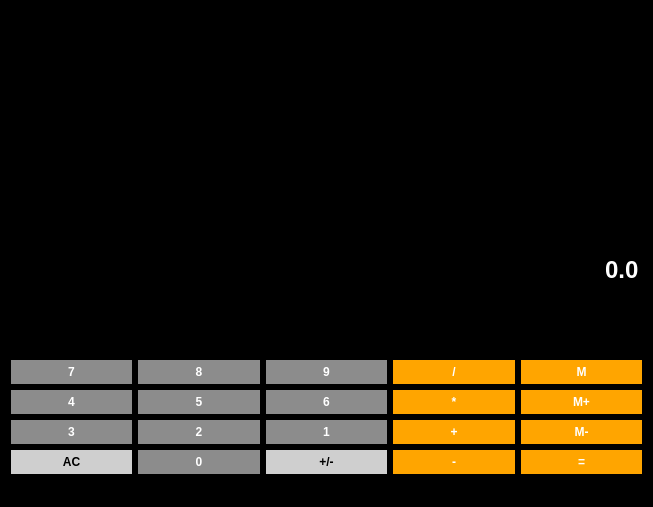
<?xml version="1.0" encoding="UTF-8"?>
<ui version="4.0">
 <class>Calculator</class>
 <widget class="QMainWindow" name="Calculator">
  <property name="geometry">
   <rect>
    <x>0</x>
    <y>0</y>
    <width>653</width>
    <height>507</height>
   </rect>
  </property>
  <property name="sizePolicy">
   <sizepolicy hsizetype="Preferred" vsizetype="Expanding">
    <horstretch>0</horstretch>
    <verstretch>0</verstretch>
   </sizepolicy>
  </property>
  <property name="windowTitle">
   <string>Calculator</string>
  </property>
  <property name="styleSheet">
   <string notr="true">background-color: rgb(0, 0, 0);</string>
  </property>
  <widget class="QWidget" name="centralWidget">
   <layout class="QGridLayout" name="gridLayout">
    <item row="0" column="0" colspan="5">
     <widget class="QLineEdit" name="lineEdit">
      <property name="sizePolicy">
       <sizepolicy hsizetype="Preferred" vsizetype="Expanding">
        <horstretch>0</horstretch>
        <verstretch>0</verstretch>
       </sizepolicy>
      </property>
      <property name="font">
       <font>
        <pointsize>18</pointsize>
        <weight>75</weight>
        <bold>true</bold>
       </font>
      </property>
      <property name="styleSheet">
       <string notr="true">QLineEdit {background-color: rgb(0, 0, 0) ; border: 1 px solid gray; color:rgb(0, 0, 0); color: white; }

</string>
      </property>
      <property name="text">
       <string/>
      </property>
      <property name="alignment">
       <set>Qt::AlignRight|Qt::AlignTrailing|Qt::AlignVCenter</set>
      </property>
      <property name="readOnly">
       <bool>true</bool>
      </property>
     </widget>
    </item>
    <item row="10" column="0">
     <widget class="QPushButton" name="Button3">
      <property name="sizePolicy">
       <sizepolicy hsizetype="Preferred" vsizetype="Preferred">
        <horstretch>0</horstretch>
        <verstretch>0</verstretch>
       </sizepolicy>
      </property>
      <property name="font">
       <font>
        <weight>75</weight>
        <bold>true</bold>
       </font>
      </property>
      <property name="styleSheet">
       <string notr="true">QPushButton { background-color: rgb(140, 140, 140) ; border: 1 px solid orange; padding: 5px;color: white; }
QPushButton::pressed { background-color: rgb(120, 120, 120) ; border: 1 px solid orange; padding: 5px; color: white; }</string>
      </property>
      <property name="text">
       <string>3</string>
      </property>
     </widget>
    </item>
    <item row="3" column="0">
     <widget class="QPushButton" name="Button7">
      <property name="sizePolicy">
       <sizepolicy hsizetype="Preferred" vsizetype="Preferred">
        <horstretch>0</horstretch>
        <verstretch>0</verstretch>
       </sizepolicy>
      </property>
      <property name="font">
       <font>
        <weight>75</weight>
        <bold>true</bold>
       </font>
      </property>
      <property name="styleSheet">
       <string notr="true">QPushButton { background-color: rgb(140, 140, 140) ; border: 1 px solid orange; padding: 5px;color: white; }
QPushButton::pressed { background-color: rgb(120, 120, 120) ; border: 1 px solid orange; padding: 5px; color: white; }</string>
      </property>
      <property name="text">
       <string>7</string>
      </property>
     </widget>
    </item>
    <item row="12" column="4" rowspan="2">
     <widget class="QPushButton" name="Equals">
      <property name="sizePolicy">
       <sizepolicy hsizetype="Preferred" vsizetype="Preferred">
        <horstretch>0</horstretch>
        <verstretch>0</verstretch>
       </sizepolicy>
      </property>
      <property name="font">
       <font>
        <weight>75</weight>
        <bold>true</bold>
       </font>
      </property>
      <property name="styleSheet">
       <string notr="true">QPushButton { background-color: rgb(255, 165, 0) ; border: 1 px solid orange; padding: 5px;color: white; }
QPushButton::pressed { background-color: rgb(255, 140, 0) ; border: 1 px solid orange; padding: 5px; color: white; }</string>
      </property>
      <property name="text">
       <string>=</string>
      </property>
     </widget>
    </item>
    <item row="10" column="1">
     <widget class="QPushButton" name="Button2">
      <property name="sizePolicy">
       <sizepolicy hsizetype="Preferred" vsizetype="Preferred">
        <horstretch>0</horstretch>
        <verstretch>0</verstretch>
       </sizepolicy>
      </property>
      <property name="font">
       <font>
        <weight>75</weight>
        <bold>true</bold>
       </font>
      </property>
      <property name="styleSheet">
       <string notr="true">QPushButton { background-color: rgb(140, 140, 140) ; border: 1 px solid orange; padding: 5px;color: white; }
QPushButton::pressed { background-color: rgb(120, 120, 120) ; border: 1 px solid orange; padding: 5px; color: white; }</string>
      </property>
      <property name="text">
       <string>2</string>
      </property>
     </widget>
    </item>
    <item row="5" column="4">
     <widget class="QPushButton" name="MemAdd">
      <property name="sizePolicy">
       <sizepolicy hsizetype="Preferred" vsizetype="Preferred">
        <horstretch>0</horstretch>
        <verstretch>0</verstretch>
       </sizepolicy>
      </property>
      <property name="font">
       <font>
        <weight>75</weight>
        <bold>true</bold>
       </font>
      </property>
      <property name="styleSheet">
       <string notr="true">QPushButton { background-color: rgb(255, 165, 0) ; border: 1 px solid orange; padding: 5px;color: white; }
QPushButton::pressed { background-color: rgb(255, 140, 0) ; border: 1 px solid orange; padding: 5px; color: white; }</string>
      </property>
      <property name="text">
       <string>M+</string>
      </property>
     </widget>
    </item>
    <item row="5" column="1">
     <widget class="QPushButton" name="Button5">
      <property name="sizePolicy">
       <sizepolicy hsizetype="Preferred" vsizetype="Preferred">
        <horstretch>0</horstretch>
        <verstretch>0</verstretch>
       </sizepolicy>
      </property>
      <property name="font">
       <font>
        <weight>75</weight>
        <bold>true</bold>
       </font>
      </property>
      <property name="styleSheet">
       <string notr="true">QPushButton { background-color: rgb(140, 140, 140) ; border: 1 px solid orange; padding: 5px;color: white; }
QPushButton::pressed { background-color: rgb(120, 120, 120) ; border: 1 px solid orange; padding: 5px; color: white; }</string>
      </property>
      <property name="text">
       <string>5</string>
      </property>
     </widget>
    </item>
    <item row="3" column="4">
     <widget class="QPushButton" name="MemGet">
      <property name="sizePolicy">
       <sizepolicy hsizetype="Preferred" vsizetype="Preferred">
        <horstretch>0</horstretch>
        <verstretch>0</verstretch>
       </sizepolicy>
      </property>
      <property name="font">
       <font>
        <weight>75</weight>
        <bold>true</bold>
       </font>
      </property>
      <property name="styleSheet">
       <string notr="true">QPushButton { background-color: rgb(255, 165, 0) ; border: 1 px solid orange; padding: 5px;color: white; }
QPushButton::pressed { background-color: rgb(255, 140, 0) ; border: 1 px solid orange; padding: 5px; color: white; }</string>
      </property>
      <property name="text">
       <string>M</string>
      </property>
     </widget>
    </item>
    <item row="12" column="1" rowspan="2">
     <widget class="QPushButton" name="Button0">
      <property name="sizePolicy">
       <sizepolicy hsizetype="Preferred" vsizetype="Preferred">
        <horstretch>0</horstretch>
        <verstretch>0</verstretch>
       </sizepolicy>
      </property>
      <property name="font">
       <font>
        <weight>75</weight>
        <bold>true</bold>
       </font>
      </property>
      <property name="styleSheet">
       <string notr="true">QPushButton { background-color: rgb(140, 140,140 0) ; border: 1 px solid orange; padding: 5px;color: white; }
QPushButton::pressed { background-color: rgb(120, 120, 120) ; border: 1 px solid orange; padding: 5px; color: white; }</string>
      </property>
      <property name="text">
       <string>0</string>
      </property>
     </widget>
    </item>
    <item row="3" column="1">
     <widget class="QPushButton" name="Button8">
      <property name="sizePolicy">
       <sizepolicy hsizetype="Preferred" vsizetype="Preferred">
        <horstretch>0</horstretch>
        <verstretch>0</verstretch>
       </sizepolicy>
      </property>
      <property name="font">
       <font>
        <weight>75</weight>
        <bold>true</bold>
       </font>
      </property>
      <property name="styleSheet">
       <string notr="true">QPushButton { background-color: rgb(140, 140, 140) ; border: 1 px solid orange; padding: 5px;color: white; }
QPushButton::pressed { background-color: rgb(120, 120, 120) ; border: 1 px solid orange; padding: 5px; color: white; }</string>
      </property>
      <property name="text">
       <string>8</string>
      </property>
     </widget>
    </item>
    <item row="12" column="0" rowspan="2">
     <widget class="QPushButton" name="Clear">
      <property name="sizePolicy">
       <sizepolicy hsizetype="Preferred" vsizetype="Preferred">
        <horstretch>0</horstretch>
        <verstretch>0</verstretch>
       </sizepolicy>
      </property>
      <property name="font">
       <font>
        <weight>75</weight>
        <bold>true</bold>
       </font>
      </property>
      <property name="styleSheet">
       <string notr="true">QPushButton { background-color: rgb(207, 207, 207) ; border: 1 px solid orange; padding: 5px;color:black; }
QPushButton::pressed { background-color: gb(172, 172, 172) ; border: 1 px solid orange; padding: 5px; color: black; }</string>
      </property>
      <property name="text">
       <string>AC</string>
      </property>
     </widget>
    </item>
    <item row="5" column="0">
     <widget class="QPushButton" name="Button4">
      <property name="sizePolicy">
       <sizepolicy hsizetype="Preferred" vsizetype="Preferred">
        <horstretch>0</horstretch>
        <verstretch>0</verstretch>
       </sizepolicy>
      </property>
      <property name="font">
       <font>
        <weight>75</weight>
        <bold>true</bold>
       </font>
      </property>
      <property name="styleSheet">
       <string notr="true">QPushButton { background-color: rgb(140, 140, 140) ; border: 1 px solid orange; padding: 5px;color: white; }
QPushButton::pressed { background-color: rgb(120, 120, 120) ; border: 1 px solid orange; padding: 5px; color: white; }</string>
      </property>
      <property name="text">
       <string>4</string>
      </property>
     </widget>
    </item>
    <item row="12" column="2" rowspan="2">
     <widget class="QPushButton" name="ChangeSign">
      <property name="sizePolicy">
       <sizepolicy hsizetype="Preferred" vsizetype="Preferred">
        <horstretch>0</horstretch>
        <verstretch>0</verstretch>
       </sizepolicy>
      </property>
      <property name="font">
       <font>
        <weight>75</weight>
        <bold>true</bold>
       </font>
      </property>
      <property name="styleSheet">
       <string notr="true">QPushButton { background-color: rgb(207, 207, 207) ; border: 1 px solid orange; padding: 5px;color:black; }
QPushButton::pressed { background-color: gb(172, 172, 172) ; border: 1 px solid orange; padding: 5px; color: black; }</string>
      </property>
      <property name="text">
       <string>+/-</string>
      </property>
     </widget>
    </item>
    <item row="3" column="3">
     <widget class="QPushButton" name="Divide">
      <property name="sizePolicy">
       <sizepolicy hsizetype="Preferred" vsizetype="Preferred">
        <horstretch>0</horstretch>
        <verstretch>0</verstretch>
       </sizepolicy>
      </property>
      <property name="font">
       <font>
        <weight>75</weight>
        <bold>true</bold>
       </font>
      </property>
      <property name="styleSheet">
       <string notr="true">QPushButton { background-color: rgb(255, 165, 0) ; border: 1 px solid orange; padding: 5px;color: white; }
QPushButton::pressed { background-color: rgb(255, 140, 0) ; border: 1 px solid orange; padding: 5px; color: white; }</string>
      </property>
      <property name="text">
       <string>/</string>
      </property>
     </widget>
    </item>
    <item row="10" column="4">
     <widget class="QPushButton" name="MemClear">
      <property name="sizePolicy">
       <sizepolicy hsizetype="Preferred" vsizetype="Preferred">
        <horstretch>0</horstretch>
        <verstretch>0</verstretch>
       </sizepolicy>
      </property>
      <property name="font">
       <font>
        <weight>75</weight>
        <bold>true</bold>
       </font>
      </property>
      <property name="styleSheet">
       <string notr="true">QPushButton { background-color: rgb(255, 165, 0) ; border: 1 px solid orange; padding: 5px;color: white; }
QPushButton::pressed { background-color: rgb(255, 140, 0) ; border: 1 px solid orange; padding: 5px; color: white; }</string>
      </property>
      <property name="text">
       <string>M-</string>
      </property>
     </widget>
    </item>
    <item row="10" column="2">
     <widget class="QPushButton" name="Button1">
      <property name="sizePolicy">
       <sizepolicy hsizetype="Preferred" vsizetype="Preferred">
        <horstretch>0</horstretch>
        <verstretch>0</verstretch>
       </sizepolicy>
      </property>
      <property name="font">
       <font>
        <weight>75</weight>
        <bold>true</bold>
       </font>
      </property>
      <property name="styleSheet">
       <string notr="true">QPushButton { background-color: rgb(140, 140, 140) ; border: 1 px solid orange; padding: 5px;color: white; }
QPushButton::pressed { background-color: rgb(120, 120, 120) ; border: 1 px solid orange; padding: 5px; color: white; }</string>
      </property>
      <property name="text">
       <string>1</string>
      </property>
     </widget>
    </item>
    <item row="10" column="3">
     <widget class="QPushButton" name="Add">
      <property name="sizePolicy">
       <sizepolicy hsizetype="Preferred" vsizetype="Preferred">
        <horstretch>0</horstretch>
        <verstretch>0</verstretch>
       </sizepolicy>
      </property>
      <property name="font">
       <font>
        <weight>75</weight>
        <bold>true</bold>
       </font>
      </property>
      <property name="styleSheet">
       <string notr="true">QPushButton { background-color: rgb(255, 165, 0) ; border: 1 px solid orange; padding: 5px;color: white; }
QPushButton::pressed { background-color: rgb(255, 140, 0) ; border: 1 px solid orange; padding: 5px; color: white; }</string>
      </property>
      <property name="text">
       <string>+</string>
      </property>
     </widget>
    </item>
    <item row="3" column="2">
     <widget class="QPushButton" name="Button9">
      <property name="sizePolicy">
       <sizepolicy hsizetype="Preferred" vsizetype="Preferred">
        <horstretch>0</horstretch>
        <verstretch>0</verstretch>
       </sizepolicy>
      </property>
      <property name="font">
       <font>
        <weight>75</weight>
        <bold>true</bold>
       </font>
      </property>
      <property name="styleSheet">
       <string notr="true">QPushButton { background-color: rgb(140, 140, 140) ; border: 1 px solid orange; padding: 5px;color: white; }
QPushButton::pressed { background-color: rgb(120, 120, 120) ; border: 1 px solid orange; padding: 5px; color: white; }</string>
      </property>
      <property name="text">
       <string>9</string>
      </property>
     </widget>
    </item>
    <item row="5" column="2">
     <widget class="QPushButton" name="Button6">
      <property name="sizePolicy">
       <sizepolicy hsizetype="Preferred" vsizetype="Preferred">
        <horstretch>0</horstretch>
        <verstretch>0</verstretch>
       </sizepolicy>
      </property>
      <property name="font">
       <font>
        <weight>75</weight>
        <bold>true</bold>
       </font>
      </property>
      <property name="styleSheet">
       <string notr="true">QPushButton { background-color: rgb(140, 140, 140) ; border: 1 px solid orange; padding: 5px;color: white; }
QPushButton::pressed { background-color: rgb(120, 120, 120) ; border: 1 px solid orange; padding: 5px; color: white; }</string>
      </property>
      <property name="text">
       <string>6</string>
      </property>
     </widget>
    </item>
    <item row="5" column="3">
     <widget class="QPushButton" name="Multiply">
      <property name="sizePolicy">
       <sizepolicy hsizetype="Preferred" vsizetype="Preferred">
        <horstretch>0</horstretch>
        <verstretch>0</verstretch>
       </sizepolicy>
      </property>
      <property name="font">
       <font>
        <weight>75</weight>
        <bold>true</bold>
       </font>
      </property>
      <property name="styleSheet">
       <string notr="true">QPushButton { background-color: rgb(255, 165, 0) ; border: 1 px solid orange; padding: 5px;color: white; }
QPushButton::pressed { background-color: rgb(255, 140, 0) ; border: 1 px solid orange; padding: 5px; color: white; }</string>
      </property>
      <property name="text">
       <string>*</string>
      </property>
     </widget>
    </item>
    <item row="12" column="3" rowspan="2">
     <widget class="QPushButton" name="Subtract">
      <property name="sizePolicy">
       <sizepolicy hsizetype="Preferred" vsizetype="Preferred">
        <horstretch>0</horstretch>
        <verstretch>0</verstretch>
       </sizepolicy>
      </property>
      <property name="font">
       <font>
        <weight>75</weight>
        <bold>true</bold>
       </font>
      </property>
      <property name="styleSheet">
       <string notr="true">QPushButton { background-color: rgb(255, 165, 0) ; border: 1 px solid orange; padding: 5px;color: white; }
QPushButton::pressed { background-color: rgb(255, 140, 0) ; border: 1 px solid orange; padding: 5px; color: white; }</string>
      </property>
      <property name="text">
       <string>-</string>
      </property>
     </widget>
    </item>
    <item row="1" column="0" colspan="5">
     <widget class="QLineEdit" name="Display">
      <property name="sizePolicy">
       <sizepolicy hsizetype="Preferred" vsizetype="Expanding">
        <horstretch>0</horstretch>
        <verstretch>0</verstretch>
       </sizepolicy>
      </property>
      <property name="font">
       <font>
        <family>Arial</family>
        <pointsize>18</pointsize>
        <weight>75</weight>
        <bold>true</bold>
       </font>
      </property>
      <property name="styleSheet">
       <string notr="true">QLineEdit {background-color: rgb(0, 0, 0) ; border: 1 px solid gray; color:rgb(0, 0, 0); color: white; }

</string>
      </property>
      <property name="text">
       <string>0.0</string>
      </property>
      <property name="alignment">
       <set>Qt::AlignRight|Qt::AlignTrailing|Qt::AlignVCenter</set>
      </property>
      <property name="dragEnabled">
       <bool>false</bool>
      </property>
      <property name="readOnly">
       <bool>false</bool>
      </property>
     </widget>
    </item>
   </layout>
  </widget>
  <widget class="QMenuBar" name="menuBar">
   <property name="geometry">
    <rect>
     <x>0</x>
     <y>0</y>
     <width>653</width>
     <height>26</height>
    </rect>
   </property>
  </widget>
  <widget class="QStatusBar" name="statusBar"/>
 </widget>
 <layoutdefault spacing="6" margin="11"/>
 <tabstops>
  <tabstop>Display</tabstop>
 </tabstops>
 <resources/>
 <connections/>
</ui>
